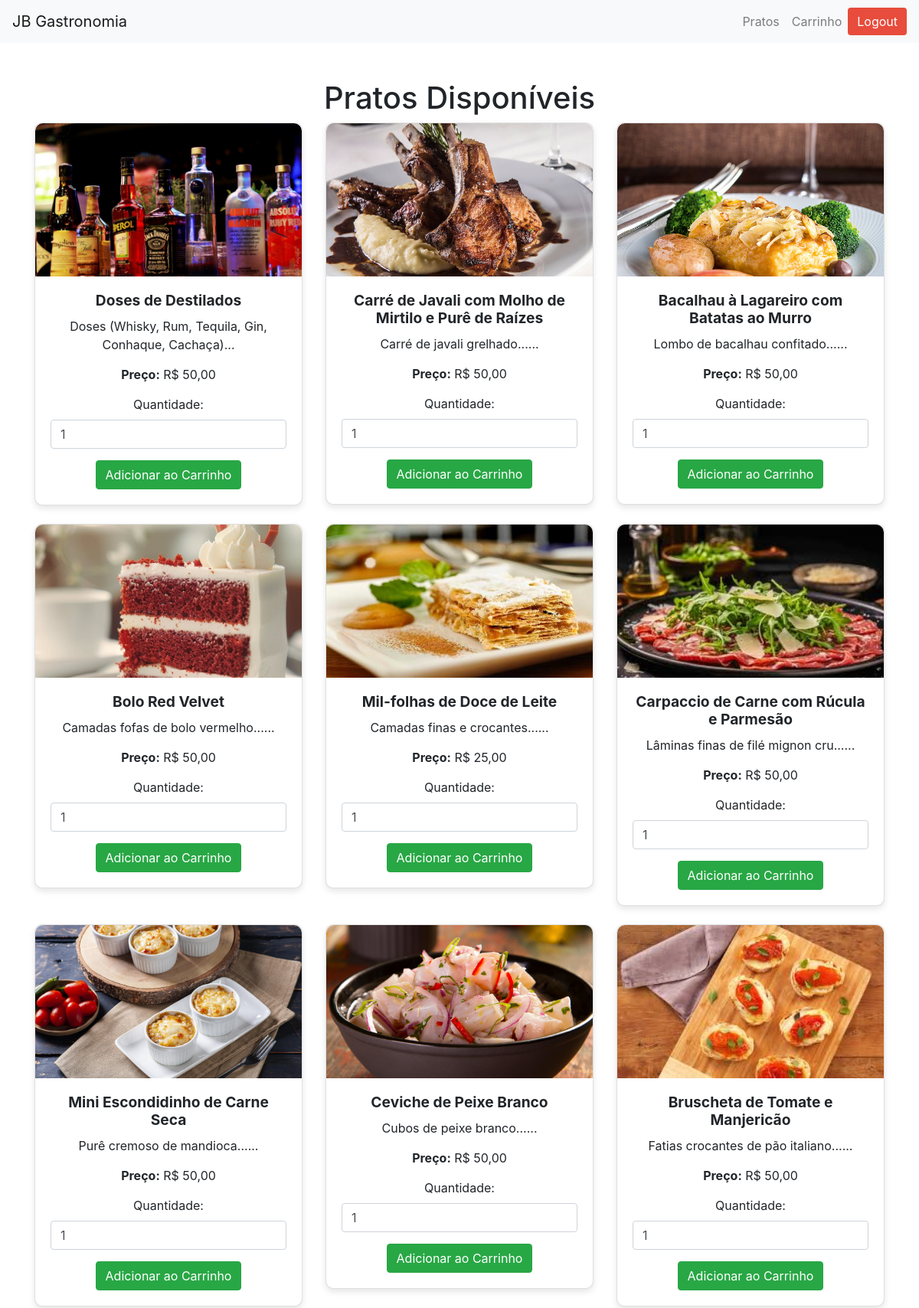
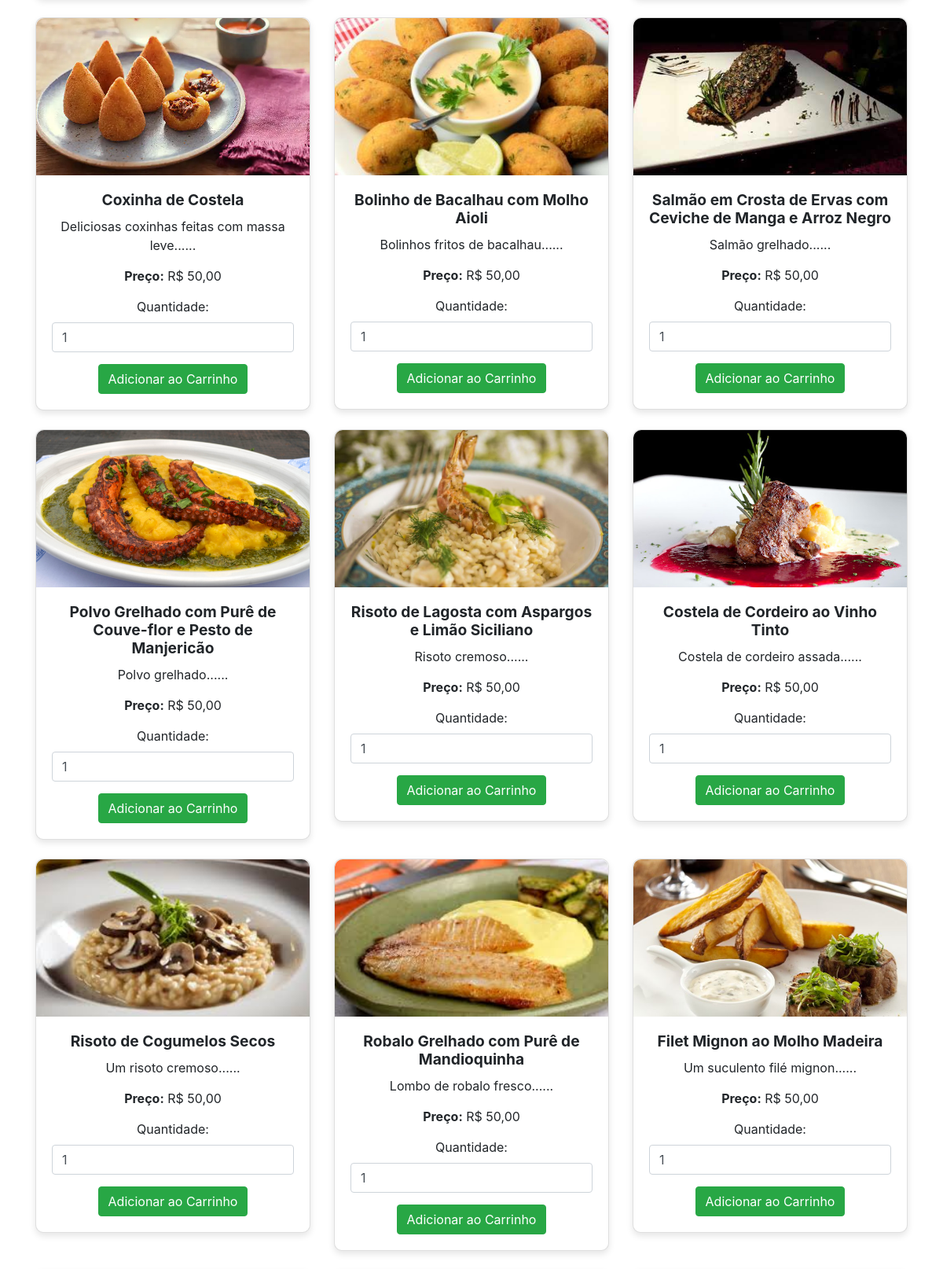
Page /aplic/pratos/ (signed in, upper part) on the committed database (2 pictures, top to bottom).
### aplic/models.py (models this page shows, shortened)
class Prato(models.Model):
    nome = models.CharField(max_length=255)
    descricao = models.TextField()
    preco = models.DecimalField(max_digits=10, decimal_places=2)
    imagem = models.ImageField(upload_to="media/", blank=True, null=True)
    categoria = models.ForeignKey(
        Categoria, on_delete=models.CASCADE, related_name="pratos"
    )
    class Meta:
        verbose_name = "Prato"
        verbose_name_plural = "Pratos"

### aplic/views.py (the view)
# urls.py: path('pratos/', ListagemPratosView.as_view(), name='listagem_pratos'),
@method_decorator(login_required, name='dispatch')
class ListagemPratosView(ListView):
    model = Prato
    template_name = 'listagem_pratos.html'
    context_object_name = 'pratos'
    def get_queryset(self):
        categoria_id = self.request.GET.get('categoria')
        if categoria_id:
            return Prato.objects.filter(categoria_id=categoria_id)
        return Prato.objects.all()
    def get_context_data(self, **kwargs):
        context = super().get_context_data(**kwargs)
        context['categorias'] = Categoria.objects.all()
        return context

### aplic/templates/listagem_pratos.html (shortened to what this page needs)
<!DOCTYPE html>
<html lang="pt-br">
<head>
    <link rel="stylesheet" href="https://stackpath.bootstrapcdn.com/bootstrap/4.5.2/css/bootstrap.min.css">
</head>
<body>
    <nav class="navbar navbar-expand-lg navbar-light bg-light">
        <a class="navbar-brand" href="{% url 'index' %}">JB Gastronomia</a>
        <div class="collapse navbar-collapse" id="navbarNav">
            <ul class="navbar-nav ml-auto d-flex align-items-center">
                <li class="nav-item">
                    <a class="nav-link" href="{% url 'listagem_pratos' %}">Pratos</a>
                </li>
                <li class="nav-item">
                    <a class="nav-link" href="{% url 'carrinho' %}">Carrinho</a>
                </li>
                <li class="nav-item d-flex align-items-center">
                    <form method="post" action="{% url 'logout' %}" class="m-0 p-0 d-flex align-items-center">
                        <button type="submit" class="btn" style="background-color: #e74c3c; color: white; border: none;">
                            Logout
                        </button>
                    </form>
                </li>
            </ul>
        </div>
    </nav>
    <div class="container mt-5">
        <h1 class="text-center">Pratos Disponíveis</h1>
        <div class="row">
            {% for prato in pratos %}
                <div class="col-md-4 mb-4">
                    <div class="card">
                        {% if prato.imagem %}
                            <img src="{{ prato.imagem.url }}" class="card-img-top" alt="{{ prato.nome }}">
                        {% else %}
                            <img src="https://via.placeholder.com/150" class="card-img-top" alt="Imagem não disponível">
                        {% endif %}
                        <div class="card-body">
                            <h5 class="card-title">{{ prato.nome }}</h5>
                            <p class="card-text">{{ prato.descricao|slice:":100" }}...</p>
                            <p class="card-text"><strong>Preço:</strong> R$ {{ prato.preco }}</p>
                            <form method="POST" action="{% url 'adicionar_ao_carrinho' prato.id %}">
                                <div class="form-group">
                                    <label for="quantidade_{{ prato.id }}">Quantidade:</label>
                                    <input type="number" id="quantidade_{{ prato.id }}" name="quantidade" value="1" min="1" class="form-control" required>
                                </div>
                                <button type="submit" class="btn btn-success">Adicionar ao Carrinho</button>
                            </form>
                        </div>
                    </div>
                </div>
            {% endfor %}
        </div>
    </div>
</body>
</html>

### aplic/templates/listagem_pratos.html (style rules this page uses)
.card { border-radius: 10px; box-shadow: 0 4px 8px rgba(0, 0, 0, 0.1); transition: all 0.3s ease-in-out; }
.card-img-top { height: 200px; object-fit: cover; border-radius: 10px 10px 0 0; }
.card-body { text-align: center; }
.card-title { font-size: 1.2rem; font-weight: bold; margin-bottom: 10px; }
.card-text { font-size: 1rem; margin-bottom: 15px; }
.form-group { margin-bottom: 15px; }

### rows in the picture
Prato: imagem (picture), nome "Doses de Destilados", descricao "Doses (Whisky, Rum, Tequila, Gin, Conhaque, Cachaça)", preco "50,00"
Prato: imagem (picture), nome "Carré de Javali com Molho de Mirtilo e Purê de Raízes", descricao "Carré de javali grelhado...", preco "50,00"
Prato: imagem (picture), nome "Bacalhau à Lagareiro com Batatas ao Murro", descricao "Lombo de bacalhau confitado...", preco "50,00"
Prato: imagem (picture), nome "Bolo Red Velvet", descricao "Camadas fofas de bolo vermelho...", preco "50,00"
Prato: imagem (picture), nome "Mil-folhas de Doce de Leite", descricao "Camadas finas e crocantes...", preco "25,00"
Prato: imagem (picture), nome "Carpaccio de Carne com Rúcula e Parmesão", descricao "Lâminas finas de filé mignon cru...", preco "50,00"
Prato: imagem (picture), nome "Mini Escondidinho de Carne Seca", descricao "Purê cremoso de mandioca...", preco "50,00"
Prato: imagem (picture), nome "Ceviche de Peixe Branco", descricao "Cubos de peixe branco...", preco "50,00"
Prato: imagem (picture), nome "Bruscheta de Tomate e Manjericão", descricao "Fatias crocantes de pão italiano...", preco "50,00"
Prato: imagem (picture), nome "Coxinha de Costela", descricao "Deliciosas coxinhas feitas com massa leve...", preco "50,00"
Prato: imagem (picture), nome "Bolinho de Bacalhau com Molho Aioli", descricao "Bolinhos fritos de bacalhau...", preco "50,00"
Prato: imagem (picture), nome "Salmão em Crosta de Ervas com Ceviche de Manga e Arroz Negro", descricao "Salmão grelhado...", preco "50,00"
Prato: imagem (picture), nome "Polvo Grelhado com Purê de Couve-flor e Pesto de Manjericão", descricao "Polvo grelhado...", preco "50,00"
Prato: imagem (picture), nome "Risoto de Lagosta com Aspargos e Limão Siciliano", descricao "Risoto cremoso...", preco "50,00"
Prato: imagem (picture), nome "Costela de Cordeiro ao Vinho Tinto", descricao "Costela de cordeiro assada...", preco "50,00"
Prato: imagem (picture), nome "Risoto de Cogumelos Secos", descricao "Um risoto cremoso...", preco "50,00"
Prato: imagem (picture), nome "Robalo Grelhado com Purê de Mandioquinha", descricao "Lombo de robalo fresco...", preco "50,00"
Prato: imagem (picture), nome "Filet Mignon ao Molho Madeira", descricao "Um suculento filé mignon...", preco "50,00"
